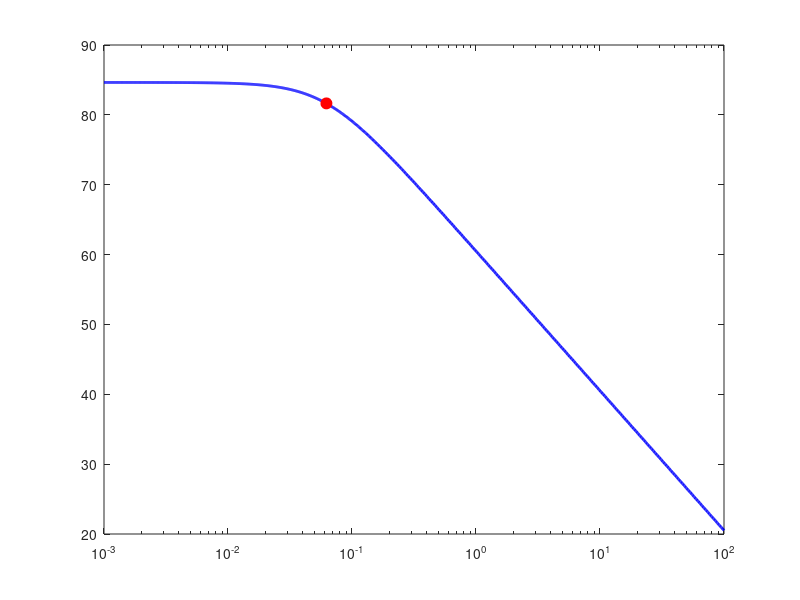

The MATLAB source for this figure: (Note: this script raises an error after producing the figure.)
% Motor Parameters from experimental extraction
J = 150e-6;      % Moment of inertia (kg*m^2)
B = 0.0000586;   % Viscous friction (N*m*s/rad)

% Define the frequency range for the plot 
% We use logspace to get points from 10^-3 (0.001 Hz) to 10^2 (100 Hz).
% This satisfies the requirement to show data for frequencies lower than 0.1 Hz.
f = logspace(-3, 2, 1000); % Frequency in Hz
w = 2 * pi * f;            % Frequency in rad/s

% Theoretical Transfer Function Magnitude: |G(jw)| = 1 / sqrt(B^2 + (w*J)^2)
magnitude = 1 ./ sqrt(B.^2 + (w.*J).^2);

% Convert magnitude to Decibels (20*log10)
magnitude_dB = 20 * log10(magnitude);

% Calculate the theoretical Cut-off Frequency (Pole)
w_c = B / J;               % Cut-off frequency in rad/s
f_c = w_c / (2 * pi);      % Cut-off frequency in Hz

% Calculate DC Gain and the exact -3dB magnitude point
DC_gain_dB = 20 * log10(1 / B);
cutoff_mag_dB = DC_gain_dB - 3;

% Create the Figure
figure;
semilogx(f, magnitude_dB, 'b-', 'LineWidth', 2);
hold on;

% Mark the -3dB cut-off frequency point on the plot
plot(f_c, cutoff_mag_dB, 'ro', 'MarkerSize', 8, 'MarkerFaceColor', 'r');

% Add reference lines for clarity
yline(cutoff_mag_dB, 'r--', '-3 dB Magnitude');
xline(f_c, 'r--');

% Formatting the plot to look professional for your assignment
grid on;
xlabel('Frequency (Hz)');
ylabel('Magnitude 20log_{10}(|\omega/T|) (dB)');
title('Theoretical Bode Plot of DC Motor Dynamics');

% Add a dynamic legend that prints your exact cutoff frequency
legend_str = sprintf('Cut-off Frequency: %.3f Hz (%.2f rad/s)', f_c, w_c);
legend('Theoretical Model', legend_str, 'Location', 'southwest');

hold off;
